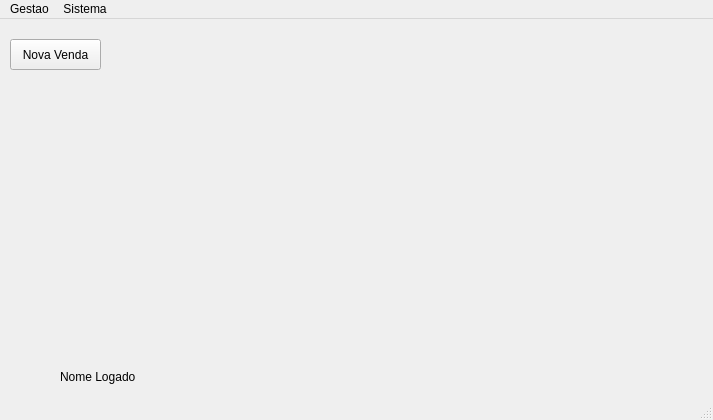
<?xml version="1.0" encoding="UTF-8"?>
<ui version="4.0">
 <class>FM_Main</class>
 <widget class="QMainWindow" name="FM_Main">
  <property name="geometry">
   <rect>
    <x>0</x>
    <y>0</y>
    <width>713</width>
    <height>420</height>
   </rect>
  </property>
  <property name="windowTitle">
   <string>FM_Main</string>
  </property>
  <property name="styleSheet">
   <string notr="true"/>
  </property>
  <property name="iconSize">
   <size>
    <width>40</width>
    <height>40</height>
   </size>
  </property>
  <widget class="QWidget" name="centralwidget">
   <property name="enabled">
    <bool>true</bool>
   </property>
   <widget class="QPushButton" name="btn_blockANDunblock">
    <property name="geometry">
     <rect>
      <x>10</x>
      <y>340</y>
      <width>51</width>
      <height>31</height>
     </rect>
    </property>
    <property name="styleSheet">
     <string notr="true"/>
    </property>
    <property name="text">
     <string/>
    </property>
    <property name="iconSize">
     <size>
      <width>16</width>
      <height>16</height>
     </size>
    </property>
    <property name="flat">
     <bool>true</bool>
    </property>
   </widget>
   <widget class="QPushButton" name="btn_nova_venda">
    <property name="enabled">
     <bool>true</bool>
    </property>
    <property name="geometry">
     <rect>
      <x>10</x>
      <y>20</y>
      <width>91</width>
      <height>31</height>
     </rect>
    </property>
    <property name="autoFillBackground">
     <bool>false</bool>
    </property>
    <property name="styleSheet">
     <string notr="true">QPushButton#myButton {
background-color: #2a34cd; /* Azul */ 
color: white;
border: none;
border-radius: 12px
}

QPushButton#myButton:hover {
 background-color: #936902;
  color: white;
}

QPushButton#myButton:pressed {
    background-color: #755302; /* Cor ao pressionar */
}
</string>
    </property>
    <property name="text">
     <string>Nova Venda</string>
    </property>
   </widget>
   <widget class="QLabel" name="txt_userlogado">
    <property name="geometry">
     <rect>
      <x>60</x>
      <y>350</y>
      <width>141</width>
      <height>16</height>
     </rect>
    </property>
    <property name="text">
     <string>Nome Logado</string>
    </property>
   </widget>
  </widget>
  <widget class="QMenuBar" name="menubar">
   <property name="geometry">
    <rect>
     <x>0</x>
     <y>0</y>
     <width>713</width>
     <height>22</height>
    </rect>
   </property>
   <widget class="QMenu" name="menuGestao">
    <property name="title">
     <string>Gestao</string>
    </property>
    <addaction name="actionEstoque"/>
    <addaction name="actionColaboradores"/>
    <addaction name="actionVendas"/>
   </widget>
   <widget class="QMenu" name="menuSistema">
    <property name="title">
     <string>Sistema</string>
    </property>
    <addaction name="actionSair"/>
    <addaction name="actionSobre"/>
   </widget>
   <addaction name="menuGestao"/>
   <addaction name="menuSistema"/>
  </widget>
  <widget class="QStatusBar" name="statusbar"/>
  <action name="actionEstoque">
   <property name="text">
    <string>Estoque</string>
   </property>
  </action>
  <action name="actionColaboradores">
   <property name="text">
    <string>Colaboradores</string>
   </property>
  </action>
  <action name="actionVendas">
   <property name="text">
    <string>Vendas</string>
   </property>
  </action>
  <action name="actionSair">
   <property name="text">
    <string>Sair</string>
   </property>
  </action>
  <action name="actionSobre">
   <property name="text">
    <string>Sobre</string>
   </property>
  </action>
 </widget>
 <resources/>
 <connections/>
</ui>
